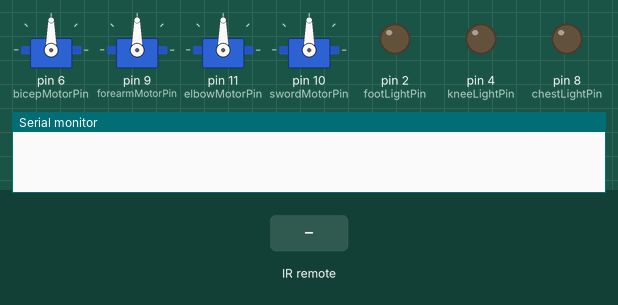
The sketch below on a simulated Arduino Uno, built with avr-gcc and run on an emulated ATmega328P. Parts: 4 × servo, output pins drawn as LEDs (lit = HIGH), the last lines printed to the serial monitor. The test bench sets the inputs (shaded band).

Above: at 1.2 s.
1.3 s: infrared code 0xA25D received
At 1.9 s:
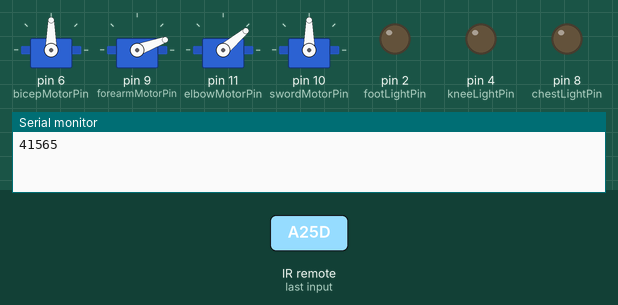
2.8 s: infrared code 0x629D received
At 4.2 s:
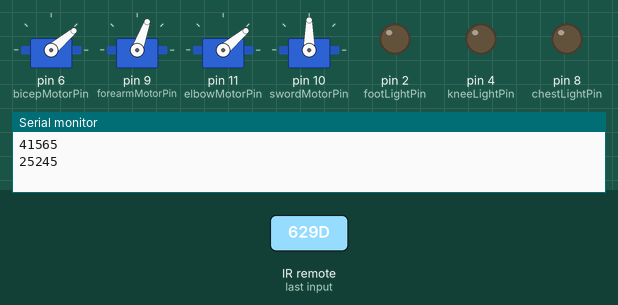
Timing chart, 0 to 5.8 s (numbered marks = the images above; inputs shaded):
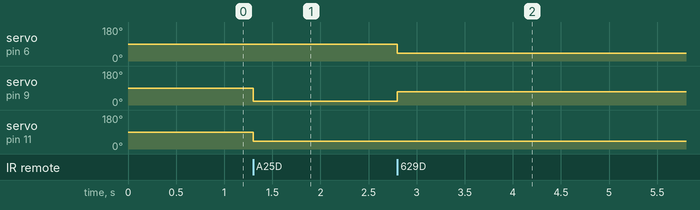

Measured:
- after the input at 1.3 s, servo on pin 9 (forearmMotorPin): 90° → 20° at once; servo on pin 11 (elbowMotorPin): 90° → 40° at once
- after the input at 2.8 s, servo on pin 6 (bicepMotorPin): 90° → 40° at once; servo on pin 9 (forearmMotorPin): 20° → 70° at once

The sketch:

FencingRobot2.ino
```cpp
#include <Servo.h>
#include <IRremote.h>
int receiver_pin = 13;
IRrecv receiver(receiver_pin);
decode_results output;


#define LEVEL 4
#define BICEPUP 180
#define BICEPDOWN 40
#define BICEPMIDDLE 90

#define FOREARMEXTEND 20
#define FOREARMWITHDRAW 90
#define FOREARMENGARDE 70

#define ELBOWMAX 110
#define ELBOWEXTEND 40

#define SWORDCCW 180
#define SWORDHALFCCW 135
#define SWORDSLOWCCW 110
#define SWORDSTOP 90
#define SWORDHALFCW 45
#define SWORDSLOWCW 70
#define SWORDCW 0

Servo bicep;
Servo forearm;
Servo elbow;
Servo sword;

long counter;
long counterMax;

bool footOn;
bool kneeOn;
bool chestOn;

int footLightPin = 2;
int footButtonPin = 3;
int kneeLightPin = 4;
int buzzerPin = 5;
int bicepMotorPin = 6;
int kneeButtonPin = 7;
int chestLightPin = 8;
int forearmMotorPin = 9;
int swordMotorPin = 10;
int elbowMotorPin = 11;
int chestButtonPin = 12;
int gameLevel = LEVEL;

void setup() {
  // put your setup code here, to run once:
  pinMode(footLightPin,OUTPUT);  //Light - foot
  pinMode(footButtonPin,INPUT);   //Button - foot
  pinMode(kneeLightPin,OUTPUT);  //Light - knee
  pinMode(kneeButtonPin,INPUT);   //Button - knee
  pinMode(chestLightPin,OUTPUT);  //Light - chest
  pinMode(chestButtonPin,INPUT);  //Button - chest
  bicep.attach(bicepMotorPin);
  forearm.attach(forearmMotorPin);
  elbow.attach(elbowMotorPin);
  sword.attach(swordMotorPin);

  footOn = false;
  kneeOn = false;
  chestOn = false;
  counterMax = 0;

  Serial.begin(9600);
  receiver.enableIRIn();

}

void processButton(){

  if (footOn) {
    // light is on
    if(digitalRead(footButtonPin)==LOW){
      tone(buzzerPin,440);
      delay(1000);
      noTone(buzzerPin);
    }
    else{
      noTone(buzzerPin);
    }
  }
  else {
     /*
        this noTone command is neccessary to
        slow down the processing time
        when the light is off so that is matches
        the processing time when light is on
      */
      noTone(buzzerPin);
  }

  if (kneeOn) {
    // light is on
    if(digitalRead(kneeButtonPin)==LOW){
      tone(buzzerPin,440);
      delay(1000);
      noTone(buzzerPin);
    }
    else{
      noTone(buzzerPin);
    }
  }
  else {
    /*
        this noTone command is neccessary to
        slows down the processing time
        when the light is off so that is matches
        the processing time when light is on
      */
    noTone(buzzerPin);

  }

  if (chestOn) {
    // light is on
    if(digitalRead(chestButtonPin)==LOW){
      tone(buzzerPin,440);
      delay(1000);
      noTone(buzzerPin);
    }
    else{
      noTone(buzzerPin);
    }
  }
  else {
    /*
        this noTone command is neccessary to
        slows down the processing time
        when the light is off so that is matches
        the processing time when light is on
      */
    noTone(buzzerPin);

  }


}
void enGarde(){
  bicep.write(BICEPDOWN);
  forearm.write(FOREARMENGARDE);
  elbow.write(ELBOWEXTEND);

}
void extend(){
  bicep.write(BICEPMIDDLE);
  forearm.write(FOREARMEXTEND);
  elbow.write(ELBOWEXTEND);
}
void highline(){

}
void defense6(){
  bicep.write(50);
  forearm.write(FOREARMENGARDE);
  elbow.write(50);
}

void defense4(){
  bicep.write(50);
  forearm.write(FOREARMENGARDE);
  elbow.write(60);
}

void defense8(){
  bicep.write(BICEPDOWN);
  forearm.write(20);
  elbow.write(60);
}

void defense7(){
  bicep.write(BICEPDOWN);
  forearm.write(20);
  elbow.write(70);
}
void defenseCircle6(int duration){
  defense6();
  sword.write(SWORDCCW);
  delay(duration);
  sword.write(SWORDSTOP);
}

void defenseCircle4(int duration){
  defense4();
  sword.write(SWORDCW);
  delay(duration);
  sword.write(SWORDSTOP);
}

void defenseCircle8(int duration){
  defense8();
  sword.write(SWORDCW);
  delay(duration);
  sword.write(SWORDSTOP);
}

void defenseCircle7(int duration){
  defense7();
  sword.write(SWORDCCW);
  delay(duration);
  sword.write(SWORDSTOP);
}

void testRoutine(){
  enGarde();
  delay(1000);
  extend();
  delay(1000);
  defenseCircle8(1000);
  defenseCircle7(1000);
  defense4();
  delay(1000);
  defenseCircle4(1000);
  defenseCircle6(1000);
  defense8();
  delay(1000);
  defense7();
  delay(1000);
  defense6();
  delay(1000);
}

void loop() {
  // put your main code here, to run repeatedly:

   if (receiver.decode(&output)){
    unsigned int value = output.value;
      if (value == 41565){
        extend();
      }
      if (value == 25245){
        enGarde();
      }
     Serial.println(value);
     receiver.resume();
  }

  //random(2) returns either 0(false) or 1(true)
  /*footOn = random(2);
  kneeOn = random(2);
  chestOn = random(2);

  if (footOn == true){
    kneeOn = false;
    chestOn = false;
    defense8();
  }
  if (kneeOn == true){
    chestOn = false;
    footOn = false;
    defense7();
  }
  if (chestOn ==true){
    footOn = false;
    kneeOn = false;
    defense6();
  }
  if ((footOn == false) && (kneeOn == false) && (chestOn == false)){
    extend();
  }
  counterMax = random(15000/gameLevel,100000/gameLevel);

  digitalWrite(footLightPin,footOn);
  digitalWrite(kneeLightPin,kneeOn);
  digitalWrite(chestLightPin,chestOn);

  for(counter=0; counter<counterMax; counter++){
    processButton();
  }
  */
}


  //code below this line = buzzing
```
